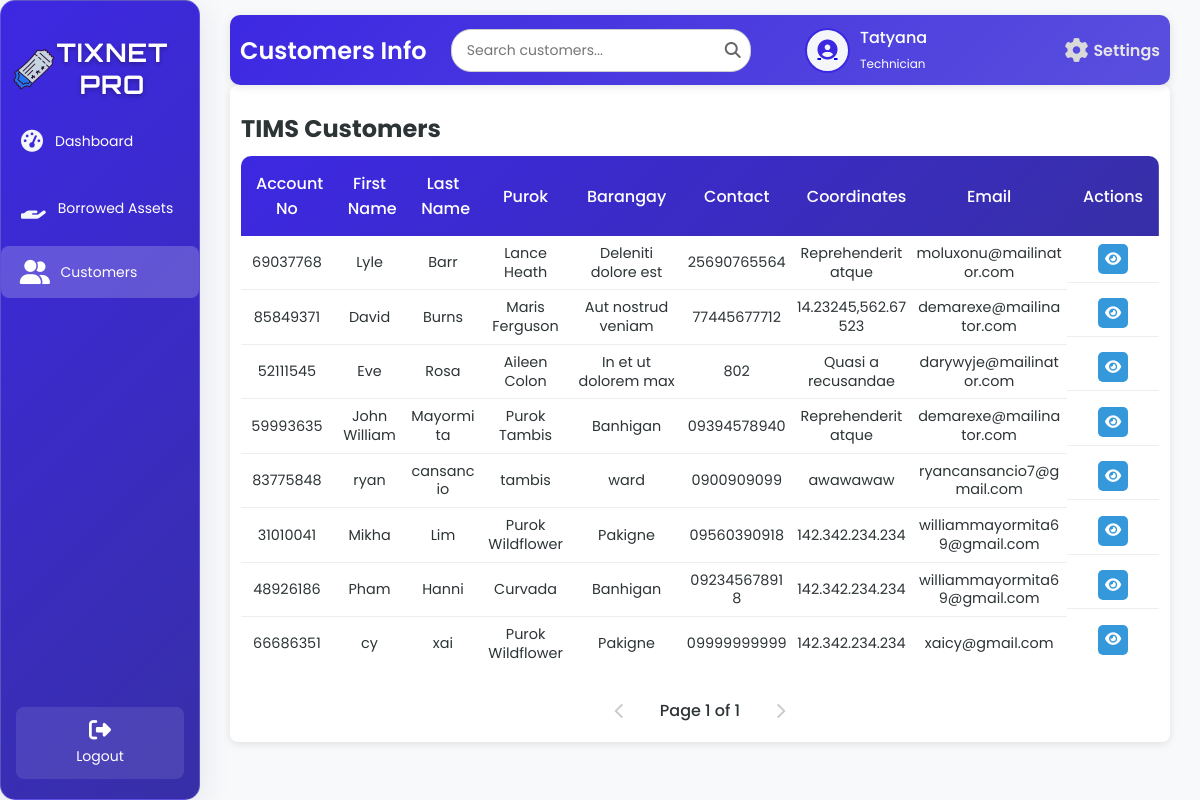
The app's page /techCustomers.php (signed in), older data.
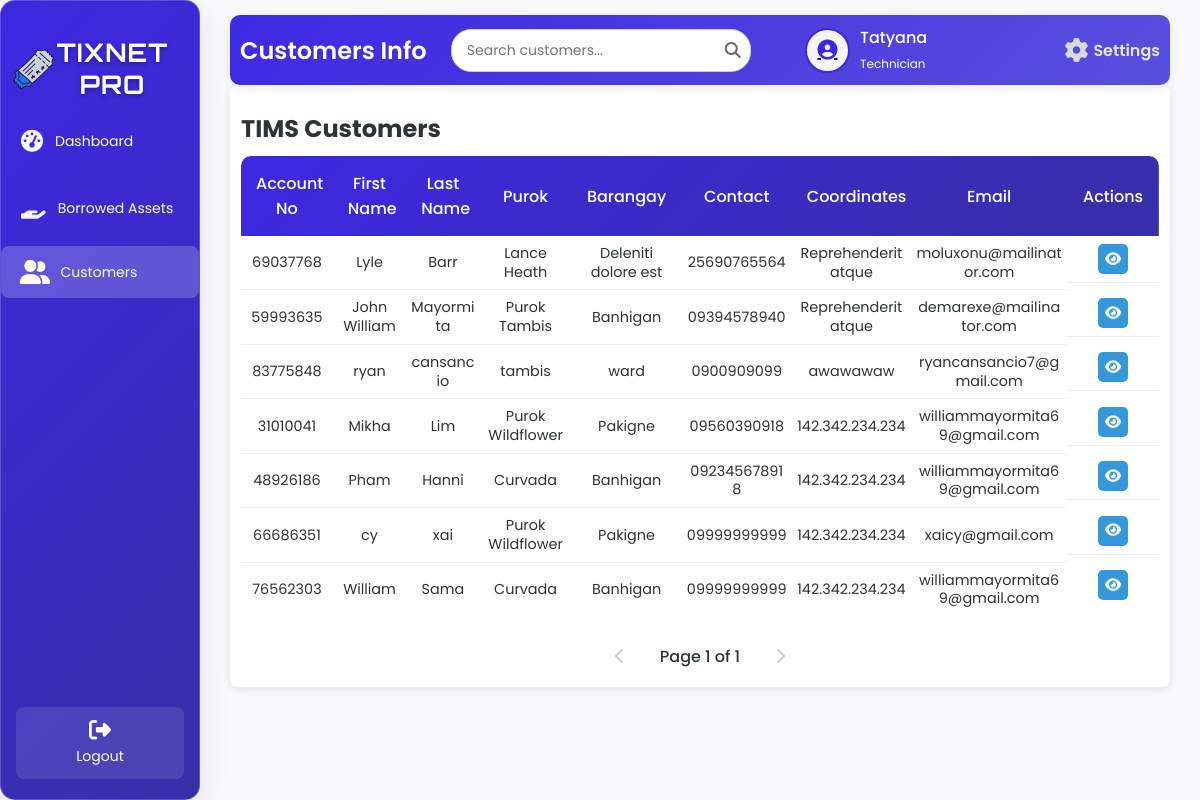
The same page, newer data.
### tables this page shows
CREATE TABLE `tbl_customer` (
  `c_id` int(50) NOT NULL,
  `c_fname` varchar(200) NOT NULL,
  `c_lname` varchar(200) NOT NULL,
  `c_purok` varchar(200) NOT NULL,
  `c_barangay` varchar(200) NOT NULL,
  `c_contact` varchar(100) NOT NULL,
  `c_email` varchar(200) NOT NULL,
  `c_date` date NOT NULL,
  `c_napname` varchar(200) NOT NULL,
  `c_napport` int(50) NOT NULL,
  `c_macaddress` varchar(200) NOT NULL,
  `c_status` varchar(200) NOT NULL,
  `c_plan` varchar(200) NOT NULL,
  `c_equipment` varchar(200) NOT NULL,
  `c_account_no` int(100) NOT NULL,
  `c_coordinates` varchar(200) NOT NULL,
  `c_balance` int(50) NOT NULL,
  `c_new_balance` int(50) NOT NULL,
  `c_startdate` varchar(100) NOT NULL,
  `c_nextdue` varchar(100) NOT NULL,
  `c_lastdue` varchar(100) NOT NULL,
  `c_nextbill` varchar(100) NOT NULL,
  `c_billstatus` varchar(100) NOT NULL,
  `c_advancedays` varchar(200) NOT NULL,
  `c_advance` int(200) NOT NULL
);

### techCustomers.php (the view, shortened to what the changed rows need)
<?php
include 'db.php';
function jsEscape($str) {
    return str_replace(
        ["\\", "'", "\"", "\n", "\r", "\t"],
        ["\\\\", "\\'", "\\\"", "\\n", "\\r", "\\t"],
        $str
    );
}
$limit = 10;
$page = isset($_GET['page']) ? (int)$_GET['page'] : 1;
$offset = ($page - 1) * $limit;
$sql = "SELECT c_account_no, c_fname, c_lname, c_purok, c_barangay, c_contact, c_email, c_coordinates, c_date, c_napname, c_napport, c_macaddress, c_status, c_plan, c_equipment
        FROM tbl_customer WHERE c_status NOT LIKE 'ARCHIVED:%' OR c_status IS NULL LIMIT ?, ?";
$stmt = $conn->prepare($sql);
$stmt->bind_param("ii", $offset, $limit);
$stmt->execute();
$result = $stmt->get_result();
?>
<!DOCTYPE html>
<html lang="en">
<head>
    <link rel="stylesheet" href="techCustomersS.css">
    <link rel="stylesheet" href="https://cdnjs.cloudflare.com/ajax/libs/font-awesome/6.6.0/css/all.min.css" />
</head>
<body>
<div class="wrapper">
    <div class="sidebar glass-container">
        <h2><img src="image/logo.png" alt="Tix Net Icon" class="sidebar-icon">TixNet Pro</h2>
    </div>
    <div class="container">
        <div class="upper">
            <h1>Customers Info</h1>
        </div>
        <div class="table-box glass-container">
            <h2>TIMS Customers</h2>
            <table id="customers-table">
                <thead>
                    <tr>
                        <th>Account No</th>
                        <th>First Name</th>
                        <th>Last Name</th>
                        <th>Purok</th>
                        <th>Barangay</th>
                        <th>Contact</th>
                        <th>Coordinates</th>
                        <th>Email</th>
                        <th>Actions</th>
                    </tr>
                </thead>
                <tbody id="customers-tbody">
                    <?php
                    if ($result->num_rows > 0) {
                        while ($row = $result->fetch_assoc()) {
                            $displayStatus = ($row['c_status'] ?? '');
                            echo "<tr>
                                    <td>" . htmlspecialchars($row['c_account_no'], ENT_QUOTES, 'UTF-8') . "</td>
                                    <td>" . htmlspecialchars($row['c_fname'], ENT_QUOTES, 'UTF-8') . "</td>
                                    <td>" . htmlspecialchars($row['c_lname'], ENT_QUOTES, 'UTF-8') . "</td>
                                    <td>" . htmlspecialchars($row['c_purok'], ENT_QUOTES, 'UTF-8') . "</td>
                                    <td>" . htmlspecialchars($row['c_barangay'], ENT_QUOTES, 'UTF-8') . "</td>
                                    <td>" . htmlspecialchars($row['c_contact'], ENT_QUOTES, 'UTF-8') . "</td>
                                    <td>" . htmlspecialchars($row['c_coordinates'], ENT_QUOTES, 'UTF-8') . "</td>
                                    <td>" . htmlspecialchars($row['c_email'], ENT_QUOTES, 'UTF-8') . "</td>
                                    <td class='action-buttons'>
                                        <a class='view-btn' onclick=\"showViewModal('" . htmlspecialchars($row['c_account_no'], ENT_QUOTES, 'UTF-8') . "', '" . jsEscape($row['c_fname']) . "', '" . jsEscape($row['c_lname']) . "', '" . jsEscape($row['c_purok']) . "', '" . jsEscape($row['c_barangay']) . "', '" . jsEscape($row['c_contact']) . "', '" . jsEscape($row['c_email']) . "', '" . jsEscape($row['c_coordinates']) . "', '" . jsEscape($row['c_date']) . "', '" . jsEscape($row['c_napname']) . "', '" . jsEscape($row['c_napport']) . "', '" . jsEscape($row['c_macaddress']) . "', '" . jsEscape($displayStatus) . "', '" . jsEscape($row['c_plan']) . "', '" . jsEscape($row['c_equipment']) . "')\" title='View'><i class='fas fa-eye'></i></a>
                                    </td>
                                  </tr>";
                        }
                    } else {
                        echo "<tr><td colspan='9' style='text-align: center;'>No active customers found.</td></tr>";
                    }
                    ?>
                </tbody>
            </table>
        </div>
    </div>
</div>
</body>
</html>

Row changes from the older to the newer data that the page shows:
no longer on this page (row edited): tbl_customer: c_account_no "85849371", c_fname "David", c_lname "Burns", c_purok "Maris Ferguson", c_barangay "Aut nostrud veniam", c_contact "77445677712", c_coordinates "14.23245,562.67523", c_email "demarexe@mailinator.com"
no longer on this page (row edited): tbl_customer: c_account_no "52111545", c_fname "Eve", c_lname "Rosa", c_purok "Aileen Colon", c_barangay "In et ut dolorem max", c_contact "802", c_coordinates "Quasi a recusandae", c_email "darywyje@mailinator.com"
added tbl_customer: c_account_no "76562303", c_fname "William", c_lname "Sama", c_purok "Curvada", c_barangay "Banhigan", c_contact "09999999999", c_coordinates "142.342.234.234", c_email "williammayormita69@gmail.com"
